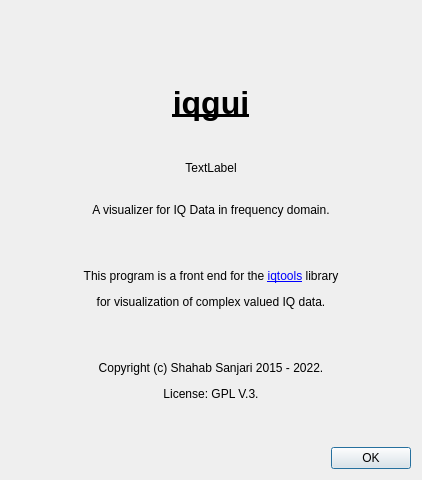
<?xml version="1.0" encoding="UTF-8"?>
<ui version="4.0">
 <class>AbooutDialog</class>
 <widget class="QDialog" name="AbooutDialog">
  <property name="geometry">
   <rect>
    <x>0</x>
    <y>0</y>
    <width>422</width>
    <height>480</height>
   </rect>
  </property>
  <property name="windowTitle">
   <string>Dialog</string>
  </property>
  <property name="windowIcon">
   <iconset resource="gui.qrc">
    <normaloff>:/icons/icon.png</normaloff>:/icons/icon.png</iconset>
  </property>
  <layout class="QVBoxLayout" name="verticalLayout">
   <item>
    <widget class="QLabel" name="label">
     <property name="text">
      <string/>
     </property>
     <property name="pixmap">
      <pixmap resource="gui.qrc">:/icons/icon_128x128.png</pixmap>
     </property>
     <property name="alignment">
      <set>Qt::AlignCenter</set>
     </property>
    </widget>
   </item>
   <item>
    <widget class="QLabel" name="labelTitle">
     <property name="text">
      <string>&lt;html&gt;&lt;head/&gt;&lt;body&gt;&lt;p align=&quot;center&quot;&gt;&lt;span style=&quot; font-size:24pt; font-weight:600; text-decoration: underline;&quot;&gt;iqgui&lt;/span&gt;&lt;/p&gt;&lt;/body&gt;&lt;/html&gt;</string>
     </property>
    </widget>
   </item>
   <item>
    <widget class="QLabel" name="labelVersion">
     <property name="text">
      <string>TextLabel</string>
     </property>
     <property name="alignment">
      <set>Qt::AlignCenter</set>
     </property>
    </widget>
   </item>
   <item>
    <widget class="QLabel" name="labelDescription">
     <property name="text">
      <string>&lt;html&gt;&lt;head/&gt;&lt;body&gt;&lt;p align=&quot;center&quot;&gt;A visualizer for IQ Data in frequency domain.&lt;/p&gt;&lt;p align=&quot;center&quot;&gt;&lt;br/&gt;&lt;/p&gt;&lt;p align=&quot;center&quot;&gt;This program is a front end for the &lt;a href=&quot;https://github.com/xaratustrah/iqtools&quot;&gt;&lt;span style=&quot; text-decoration: underline; color:#0000ff;&quot;&gt;iqtools&lt;/span&gt;&lt;/a&gt; library&lt;/p&gt;&lt;p align=&quot;center&quot;&gt;for visualization of complex valued IQ data.&lt;/p&gt;&lt;p align=&quot;center&quot;&gt;&lt;br/&gt;&lt;/p&gt;&lt;p align=&quot;center&quot;&gt;Copyright (c) Shahab Sanjari 2015 - 2022.&lt;/p&gt;&lt;p align=&quot;center&quot;&gt;License: GPL V.3.&lt;/p&gt;&lt;p align=&quot;center&quot;&gt;&lt;br/&gt;&lt;/p&gt;&lt;/body&gt;&lt;/html&gt;</string>
     </property>
    </widget>
   </item>
   <item>
    <layout class="QHBoxLayout" name="horizontalLayout">
     <item>
      <spacer name="horizontalSpacer">
       <property name="orientation">
        <enum>Qt::Horizontal</enum>
       </property>
       <property name="sizeHint" stdset="0">
        <size>
         <width>40</width>
         <height>20</height>
        </size>
       </property>
      </spacer>
     </item>
     <item>
      <widget class="QPushButton" name="pushButton_ok">
       <property name="text">
        <string>OK</string>
       </property>
      </widget>
     </item>
    </layout>
   </item>
  </layout>
 </widget>
 <resources>
  <include location="gui.qrc"/>
  <include location="gui.qrc"/>
 </resources>
 <connections>
  <connection>
   <sender>pushButton_ok</sender>
   <signal>pressed()</signal>
   <receiver>AbooutDialog</receiver>
   <slot>close()</slot>
   <hints>
    <hint type="sourcelabel">
     <x>210</x>
     <y>282</y>
    </hint>
    <hint type="destinationlabel">
     <x>210</x>
     <y>151</y>
    </hint>
   </hints>
  </connection>
 </connections>
</ui>
